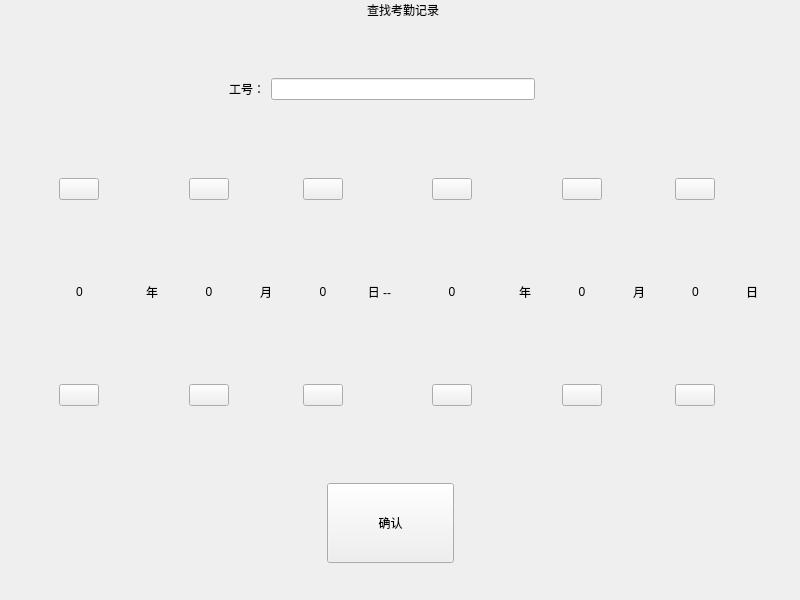
<?xml version="1.0" encoding="UTF-8"?>
<ui version="4.0">
 <class>ui_attendance_data</class>
 <widget class="QMainWindow" name="ui_attendance_data">
  <property name="geometry">
   <rect>
    <x>0</x>
    <y>0</y>
    <width>800</width>
    <height>600</height>
   </rect>
  </property>
  <property name="windowTitle">
   <string>MainWindow</string>
  </property>
  <widget class="QWidget" name="centralwidget">
   <layout class="QVBoxLayout" name="verticalLayout" stretch="0,0,2,1">
    <property name="spacing">
     <number>0</number>
    </property>
    <property name="leftMargin">
     <number>0</number>
    </property>
    <property name="topMargin">
     <number>0</number>
    </property>
    <property name="rightMargin">
     <number>0</number>
    </property>
    <property name="bottomMargin">
     <number>0</number>
    </property>
    <item>
     <widget class="QWidget" name="attendance_title_widget" native="true">
      <property name="styleSheet">
       <string notr="true"/>
      </property>
      <layout class="QHBoxLayout" name="horizontalLayout" stretch="1,1,2,2">
       <property name="spacing">
        <number>6</number>
       </property>
       <property name="leftMargin">
        <number>0</number>
       </property>
       <property name="topMargin">
        <number>0</number>
       </property>
       <property name="rightMargin">
        <number>0</number>
       </property>
       <property name="bottomMargin">
        <number>0</number>
       </property>
       <item alignment="Qt::AlignLeft|Qt::AlignVCenter">
        <widget class="clicked_Label" name="attendance_back_btn" native="true">
         <property name="text" stdset="0">
          <string/>
         </property>
        </widget>
       </item>
       <item>
        <spacer name="horizontalSpacer">
         <property name="orientation">
          <enum>Qt::Horizontal</enum>
         </property>
         <property name="sizeHint" stdset="0">
          <size>
           <width>37</width>
           <height>20</height>
          </size>
         </property>
        </spacer>
       </item>
       <item>
        <widget class="QLabel" name="attendance_title_label">
         <property name="styleSheet">
          <string notr="true"/>
         </property>
         <property name="text">
          <string>查找考勤记录</string>
         </property>
         <property name="alignment">
          <set>Qt::AlignCenter</set>
         </property>
        </widget>
       </item>
       <item>
        <spacer name="horizontalSpacer_2">
         <property name="orientation">
          <enum>Qt::Horizontal</enum>
         </property>
         <property name="sizeHint" stdset="0">
          <size>
           <width>78</width>
           <height>20</height>
          </size>
         </property>
        </spacer>
       </item>
      </layout>
     </widget>
    </item>
    <item>
     <widget class="QWidget" name="attendance_number_widget" native="true">
      <property name="styleSheet">
       <string notr="true"/>
      </property>
      <layout class="QHBoxLayout" name="horizontalLayout" stretch="1,1,2,2">
       <property name="spacing">
        <number>6</number>
       </property>
       <property name="leftMargin">
        <number>0</number>
       </property>
       <property name="topMargin">
        <number>20</number>
       </property>
       <property name="rightMargin">
        <number>0</number>
       </property>
       <property name="bottomMargin">
        <number>0</number>
       </property>
       <item>
        <spacer name="horizontalSpacer">
         <property name="orientation">
          <enum>Qt::Horizontal</enum>
         </property>
         <property name="sizeHint" stdset="0">
          <size>
           <width>37</width>
           <height>98</height>
          </size>
         </property>
        </spacer>
       </item>
       <item alignment="Qt::AlignRight|Qt::AlignVCenter">
        <widget class="QLabel" name="attendance_num_label">
         <property name="text">
          <string>工号：</string>
         </property>
        </widget>
       </item>
       <item>
        <widget class="QLineEdit" name="attendance_num_edit">
         <property name="styleSheet">
          <string notr="true"/>
         </property>
         <property name="alignment">
          <set>Qt::AlignCenter</set>
         </property>
        </widget>
       </item>
       <item>
        <spacer name="horizontalSpacer_2">
         <property name="orientation">
          <enum>Qt::Horizontal</enum>
         </property>
         <property name="sizeHint" stdset="0">
          <size>
           <width>78</width>
           <height>98</height>
          </size>
         </property>
        </spacer>
       </item>
      </layout>
     </widget>
    </item>
    <item>
     <layout class="QHBoxLayout" name="time_control_layout" stretch="1,3,1,2,1,2,1,3,1,2,1,2,1,1">
      <property name="spacing">
       <number>9</number>
      </property>
      <property name="leftMargin">
       <number>0</number>
      </property>
      <property name="topMargin">
       <number>20</number>
      </property>
      <property name="rightMargin">
       <number>0</number>
      </property>
      <property name="bottomMargin">
       <number>20</number>
      </property>
      <item>
       <spacer name="horizontalSpacer_00">
        <property name="orientation">
         <enum>Qt::Horizontal</enum>
        </property>
        <property name="sizeHint" stdset="0">
         <size>
          <width>92</width>
          <height>20</height>
         </size>
        </property>
       </spacer>
      </item>
      <item>
       <layout class="QVBoxLayout" name="control_0_y" stretch="1,2,1">
        <property name="spacing">
         <number>10</number>
        </property>
        <item alignment="Qt::AlignHCenter|Qt::AlignVCenter">
         <widget class="QPushButton" name="count_add_bt0_y">
          <property name="styleSheet">
           <string notr="true">border-image: url(:/icon/up.png);</string>
          </property>
          <property name="text">
           <string/>
          </property>
         </widget>
        </item>
        <item alignment="Qt::AlignVCenter">
         <widget class="QLabel" name="time_label_0_y">
          <property name="text">
           <string>0</string>
          </property>
          <property name="alignment">
           <set>Qt::AlignCenter</set>
          </property>
         </widget>
        </item>
        <item alignment="Qt::AlignHCenter|Qt::AlignVCenter">
         <widget class="QPushButton" name="count_down_bt0_y">
          <property name="styleSheet">
           <string notr="true">border-image: url(:/icon/down.png);</string>
          </property>
          <property name="text">
           <string/>
          </property>
         </widget>
        </item>
       </layout>
      </item>
      <item>
       <widget class="QLabel" name="label">
        <property name="text">
         <string>年</string>
        </property>
        <property name="alignment">
         <set>Qt::AlignCenter</set>
        </property>
       </widget>
      </item>
      <item>
       <layout class="QVBoxLayout" name="control_0" stretch="1,2,1">
        <property name="spacing">
         <number>10</number>
        </property>
        <item alignment="Qt::AlignHCenter|Qt::AlignVCenter">
         <widget class="QPushButton" name="count_add_bt0">
          <property name="styleSheet">
           <string notr="true">border-image: url(:/icon/up.png);</string>
          </property>
          <property name="text">
           <string/>
          </property>
         </widget>
        </item>
        <item alignment="Qt::AlignVCenter">
         <widget class="QLabel" name="time_label_0">
          <property name="text">
           <string>0</string>
          </property>
          <property name="alignment">
           <set>Qt::AlignCenter</set>
          </property>
         </widget>
        </item>
        <item alignment="Qt::AlignHCenter|Qt::AlignVCenter">
         <widget class="QPushButton" name="count_down_bt0">
          <property name="styleSheet">
           <string notr="true">border-image: url(:/icon/down.png);</string>
          </property>
          <property name="text">
           <string/>
          </property>
         </widget>
        </item>
       </layout>
      </item>
      <item>
       <widget class="QLabel" name="label">
        <property name="text">
         <string>月</string>
        </property>
        <property name="alignment">
         <set>Qt::AlignCenter</set>
        </property>
       </widget>
      </item>
      <item>
       <layout class="QVBoxLayout" name="control_1" stretch="1,2,1">
        <property name="spacing">
         <number>10</number>
        </property>
        <item alignment="Qt::AlignHCenter|Qt::AlignVCenter">
         <widget class="QPushButton" name="count_add_bt1">
          <property name="styleSheet">
           <string notr="true">border-image: url(:/icon/up.png);</string>
          </property>
          <property name="text">
           <string/>
          </property>
         </widget>
        </item>
        <item alignment="Qt::AlignVCenter">
         <widget class="QLabel" name="time_label_1">
          <property name="text">
           <string>0</string>
          </property>
          <property name="alignment">
           <set>Qt::AlignCenter</set>
          </property>
         </widget>
        </item>
        <item alignment="Qt::AlignHCenter|Qt::AlignVCenter">
         <widget class="QPushButton" name="count_down_bt1">
          <property name="styleSheet">
           <string notr="true">border-image: url(:/icon/down.png);</string>
          </property>
          <property name="text">
           <string/>
          </property>
         </widget>
        </item>
       </layout>
      </item>
      <item>
       <widget class="QLabel" name="label">
        <property name="text">
         <string>日 --</string>
        </property>
        <property name="alignment">
         <set>Qt::AlignCenter</set>
        </property>
       </widget>
      </item>
      <item>
       <layout class="QVBoxLayout" name="control_2_y" stretch="1,2,1">
        <property name="spacing">
         <number>10</number>
        </property>
        <item alignment="Qt::AlignHCenter|Qt::AlignVCenter">
         <widget class="QPushButton" name="count_add_bt2_y">
          <property name="styleSheet">
           <string notr="true">border-image: url(:/icon/up.png);</string>
          </property>
          <property name="text">
           <string/>
          </property>
         </widget>
        </item>
        <item alignment="Qt::AlignVCenter">
         <widget class="QLabel" name="time_label_2_y">
          <property name="text">
           <string>0</string>
          </property>
          <property name="alignment">
           <set>Qt::AlignCenter</set>
          </property>
         </widget>
        </item>
        <item alignment="Qt::AlignHCenter|Qt::AlignVCenter">
         <widget class="QPushButton" name="count_down_bt2_y">
          <property name="styleSheet">
           <string notr="true">border-image: url(:/icon/down.png);</string>
          </property>
          <property name="text">
           <string/>
          </property>
         </widget>
        </item>
       </layout>
      </item>
      <item>
       <widget class="QLabel" name="label">
        <property name="text">
         <string>年</string>
        </property>
        <property name="alignment">
         <set>Qt::AlignCenter</set>
        </property>
       </widget>
      </item>
      <item>
       <layout class="QVBoxLayout" name="control_2" stretch="1,2,1">
        <property name="spacing">
         <number>10</number>
        </property>
        <item alignment="Qt::AlignHCenter|Qt::AlignVCenter">
         <widget class="QPushButton" name="count_add_bt2">
          <property name="styleSheet">
           <string notr="true">border-image: url(:/icon/up.png);</string>
          </property>
          <property name="text">
           <string/>
          </property>
         </widget>
        </item>
        <item alignment="Qt::AlignVCenter">
         <widget class="QLabel" name="time_label_2">
          <property name="text">
           <string>0</string>
          </property>
          <property name="alignment">
           <set>Qt::AlignCenter</set>
          </property>
         </widget>
        </item>
        <item alignment="Qt::AlignHCenter|Qt::AlignVCenter">
         <widget class="QPushButton" name="count_down_bt2">
          <property name="styleSheet">
           <string notr="true">border-image: url(:/icon/down.png);</string>
          </property>
          <property name="text">
           <string/>
          </property>
         </widget>
        </item>
       </layout>
      </item>
      <item>
       <widget class="QLabel" name="label">
        <property name="text">
         <string>月</string>
        </property>
        <property name="alignment">
         <set>Qt::AlignCenter</set>
        </property>
       </widget>
      </item>
      <item>
       <layout class="QVBoxLayout" name="control_3" stretch="1,2,1">
        <property name="spacing">
         <number>10</number>
        </property>
        <item alignment="Qt::AlignHCenter|Qt::AlignVCenter">
         <widget class="QPushButton" name="count_add_bt3">
          <property name="styleSheet">
           <string notr="true">border-image: url(:/icon/up.png);</string>
          </property>
          <property name="text">
           <string/>
          </property>
         </widget>
        </item>
        <item alignment="Qt::AlignVCenter">
         <widget class="QLabel" name="time_label_3">
          <property name="text">
           <string>0</string>
          </property>
          <property name="alignment">
           <set>Qt::AlignCenter</set>
          </property>
         </widget>
        </item>
        <item alignment="Qt::AlignHCenter|Qt::AlignVCenter">
         <widget class="QPushButton" name="count_down_bt3">
          <property name="styleSheet">
           <string notr="true">border-image: url(:/icon/down.png);</string>
          </property>
          <property name="text">
           <string/>
          </property>
         </widget>
        </item>
       </layout>
      </item>
      <item>
       <widget class="QLabel" name="label">
        <property name="text">
         <string>日</string>
        </property>
        <property name="alignment">
         <set>Qt::AlignCenter</set>
        </property>
       </widget>
      </item>
      <item>
       <spacer name="horizontalSpacer_11">
        <property name="orientation">
         <enum>Qt::Horizontal</enum>
        </property>
        <property name="sizeHint" stdset="0">
         <size>
          <width>92</width>
          <height>20</height>
         </size>
        </property>
       </spacer>
      </item>
     </layout>
    </item>
    <item>
     <widget class="QWidget" name="widget" native="true">
      <layout class="QHBoxLayout" name="horizontalLayout" stretch="5,2,5,0">
       <item>
        <spacer name="horizontalSpacer_4">
         <property name="orientation">
          <enum>Qt::Horizontal</enum>
         </property>
         <property name="sizeHint" stdset="0">
          <size>
           <width>19</width>
           <height>20</height>
          </size>
         </property>
        </spacer>
       </item>
       <item>
        <widget class="QPushButton" name="attendance_confirm_btn">
         <property name="sizePolicy">
          <sizepolicy hsizetype="Expanding" vsizetype="Expanding">
           <horstretch>0</horstretch>
           <verstretch>0</verstretch>
          </sizepolicy>
         </property>
         <property name="maximumSize">
          <size>
           <width>225</width>
           <height>80</height>
          </size>
         </property>
         <property name="text">
          <string>确认</string>
         </property>
        </widget>
       </item>
       <item>
        <spacer name="horizontalSpacer">
         <property name="orientation">
          <enum>Qt::Horizontal</enum>
         </property>
         <property name="sizeHint" stdset="0">
          <size>
           <width>40</width>
           <height>20</height>
          </size>
         </property>
        </spacer>
       </item>
       <item>
        <spacer name="horizontalSpacer_5">
         <property name="orientation">
          <enum>Qt::Horizontal</enum>
         </property>
         <property name="sizeHint" stdset="0">
          <size>
           <width>19</width>
           <height>20</height>
          </size>
         </property>
        </spacer>
       </item>
      </layout>
     </widget>
    </item>
   </layout>
  </widget>
 </widget>
 <customwidgets>
  <customwidget>
   <class>clicked_Label</class>
   <extends>QWidget</extends>
   <header location="global">clicked_label.hpp</header>
  </customwidget>
 </customwidgets>
 <resources/>
 <connections/>
</ui>
